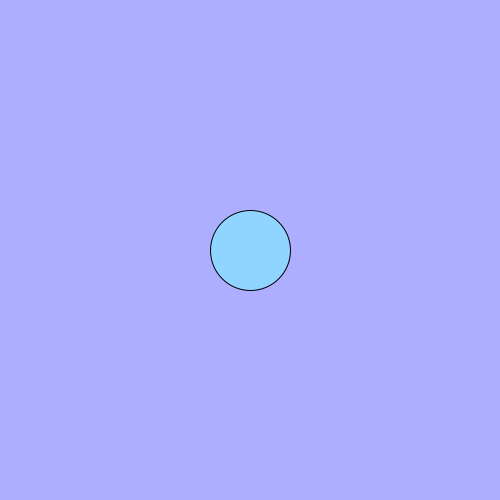
Frame 1 (no input)
Frame 60 (the mouse pressed at the canvas centre just before this capture): identical to frame 1, image omitted
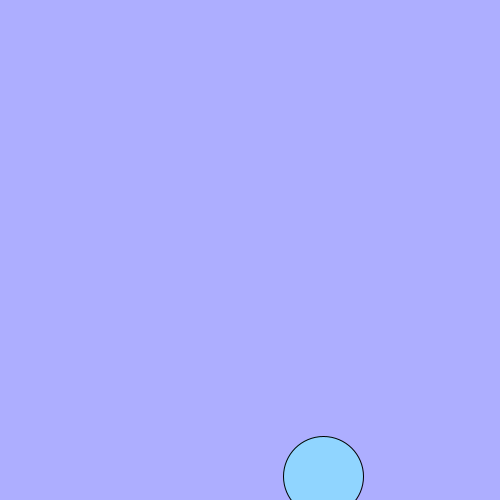
Frame 120 (the mouse held since frame 60 and released just before this capture)

The Processing sketch that drew these frames (run headless with seeded random() and noise(); from frame 60 on, the mouse is pressed at the canvas centre):

// Processing sketch: Final_slippery_dot
// ── Final_slippery_dot.pde
// create three integer variables to  
    //    represent the x, y, and the size of the ellipse
    int x = 250;
    int y = 250;
    int size = 80;
    
    void setup() {
      //set the size of your sketch
    size(500,500);
    }
    
    void draw() {
      //set the background color of your sketch
      background(#ADAEFF);
      //draw an ellipse. Make sure it fits in the window.
      fill(#90D5FF);
      ellipse(x,y,size,size);
      //use the variables created in step 4 in place of the numbers
      //   in your ellipse
    
    }
    
    void mousePressed() {
      //6a. create an integer variable called distance
      int distance = getDistance(mouseX,mouseY,x,y);
      //6b. use the getDistance method to initialize your varible
      //    use the mouse's x and y and the x and y of your ellipse 
    
      //print the distance variable
    println(distance);
      
      //8a. make an if statement to check if the distance variable
      //   is within the size of the ellipse
      if(distance<= size/2){
       x =  (int) random(501);
       random(0, 501);
       y = (int) random(501);
       random(0, 501);
      }
        //8b.  set the x and y of the ellipse to a random location on the window
       
      
    }
    
    int getDistance(int x1, int y1, int x2, int y2) {
      return (int)Math.sqrt(Math.pow((x1-x2),2) + Math.pow((y1-y2),2));
    }
